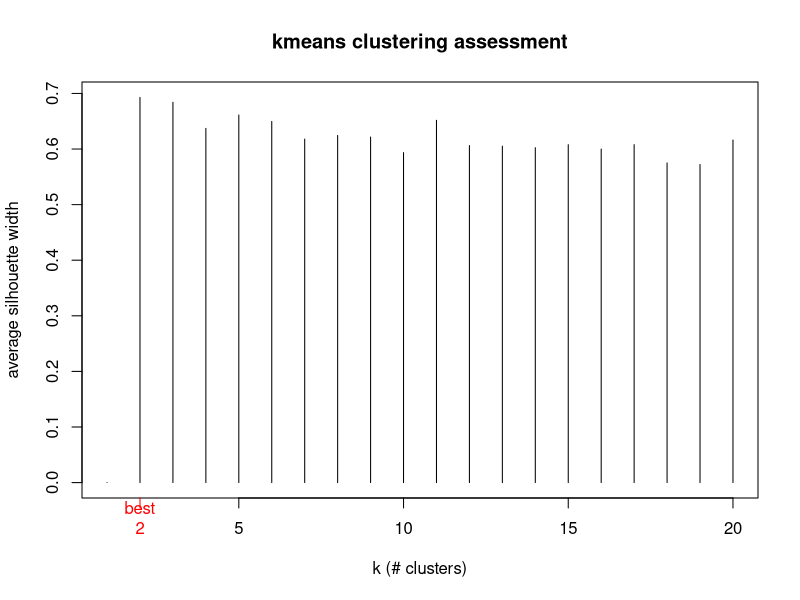

Source code (R):
#!/usr/bin/Rscript

library('cluster')

asw <- numeric(20) 
x <- read.csv("clusters_input.csv")

# dissimilarity matrix
dissE = daisy(x)

for (k in 2:20) {
  asw[k] <- summary(silhouette(kmeans(x, k, iter.max=300, nstart=1, algorithm='Lloyd')$cl, dissE^2))$avg.width
  cat("silhoutte coefficient for ",k," clusters : ", asw[k], "\n")
} 
k.best <- which.max(asw)
cat("silhouette-optimal number of clusters:", k.best, "with value : ", asw[k.best], "\n")

plot(1:20, asw, type= "h", main = "kmeans clustering assessment",xlab= "k (# clusters)", ylab = "average silhouette width") 
axis(1, k.best, paste("best",k.best,sep="\n"), col = "red", col.axis = "red")

